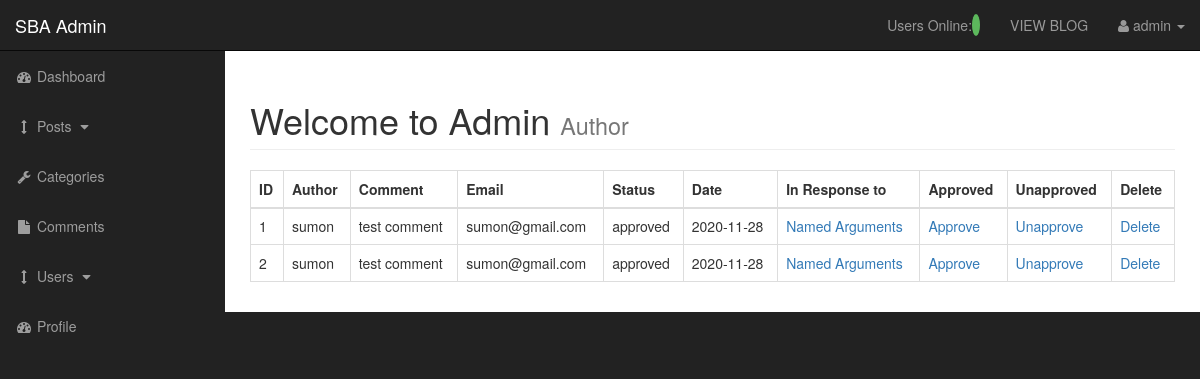
The app's page /admin/post_comment.php?id=2 (signed in), older data.
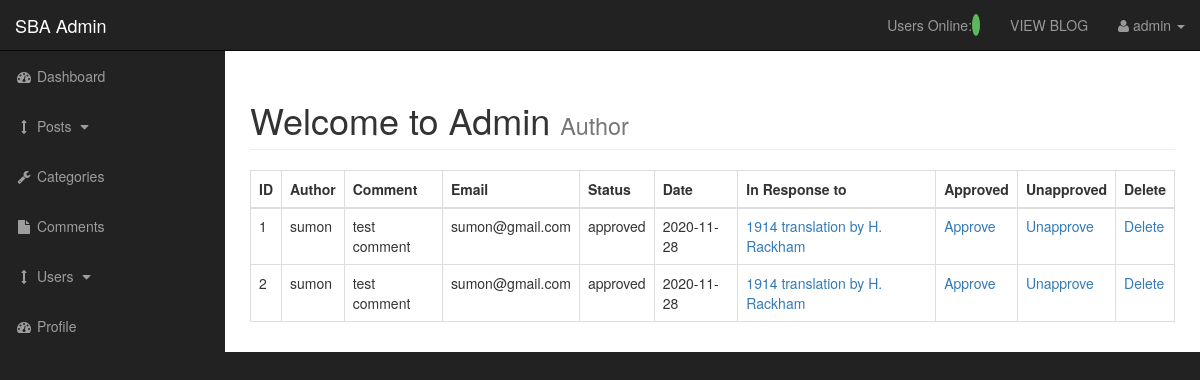
The same page, newer data.
### tables this page shows
CREATE TABLE `comments` (
  `comment_id` int(10) NOT NULL,
  `comment_post_id` int(10) NOT NULL,
  `comment_author` varchar(255) NOT NULL,
  `comment_email` varchar(255) NOT NULL,
  `comment_content` text NOT NULL,
  `comment_date` date NOT NULL,
  `comment_status` varchar(255) NOT NULL
);

CREATE TABLE `posts` (
  `post_id` int(10) NOT NULL,
  `post_category_id` int(10) NOT NULL,
  `post_title` varchar(255) NOT NULL,
  `post_author` varchar(255) NOT NULL,
  `post_date` date NOT NULL,
  `post_image` text NOT NULL,
  `post_content` text NOT NULL,
  `post_tags` varchar(255) NOT NULL,
  `post_view_count` int(10) DEFAULT NULL,
  `post_comment_count` int(10) DEFAULT NULL,
  `post_status` varchar(255) NOT NULL DEFAULT 'draft'
);

### admin/post_comment.php (the view, shortened to what the changed rows need)
<?php include "includes/header.php"; ?>
<div id="wrapper">
    <?php include "includes/navigation.php"; ?>
    <div id="page-wrapper">
        <div class="container-fluid">
            <div class="row">
                <div class="col-lg-12">
                    <h1 class="page-header">
                        Welcome to Admin
                        <small>Author</small>
                    </h1>
                    <table class="table table-bordered table-hover">
                        <thead>
                        <tr>
                            <th>ID</th>
                            <th>Author</th>
                            <th>Comment</th>
                            <th>Email</th>
                            <th>Status</th>
                            <th>Date</th>
                            <th>In Response to</th>
                            <th>Approved</th>
                            <th>Unapproved</th>
                            <th>Delete</th>
                        </tr>
                        </thead>
                        <tbody>
                        <tr>
                            <?php
                            $query = "SELECT * FROM  comments WHERE comment_post_id = " . mysqli_real_escape_string($connection, $_GET['id']) . "";
                            $select_comment = mysqli_query($connection, $query);
                            while($row = mysqli_fetch_assoc($select_comment)) {
                                $comment_id = $row['comment_id'];
                                $comment_post_id = $row['comment_post_id'];
                                $comment_author = $row['comment_author'];
                                $comment_email = $row['comment_email'];
                                $comment_content = $row['comment_content'];
                                $comment_status = $row['comment_status'];
                                $comment_date = $row['comment_date'];
                                echo "<tr>";
                                echo "<td>$comment_id</td>";
                                echo "<td>$comment_author</td>";
                                echo "<td>$comment_content</td>";
                                echo "<td>$comment_email</td>";
                                echo "<td>$comment_status</td>";
                                echo "<td>$comment_date</td>";
                                $query = "SELECT * FROM posts WHERE post_id = {$comment_post_id} ";
                                $select_guery = mysqli_query($connection, $query);
                                while ($row = mysqli_fetch_assoc($select_guery)) {
                                    $post_id = $row['post_id'];
                                    $post_title =$row['post_title'];
                                }
                                echo "<td> <a href='../post?p_id=$post_id'> $post_title</a></td>";
                                echo "<td><a href='comment?approve={$comment_id}'>Approve</a></td>";
                                echo "<td><a href='comment?unapprove={$comment_id}'>Unapprove</a></td>";
                                echo "<td><a href='post_comment?delete=$comment_id'>Delete</a></td>";
                                echo "</tr>";
                            }
                            ?>
                        </tr>
                        </tbody>
                    </table>
                </div>
            </div>
        </div>
    </div>
    <?php include "includes/footer.php"; ?>

### admin/includes/navigation.php (shortened to what the changed rows need)
<nav class="navbar navbar-inverse navbar-fixed-top" role="navigation">
    <div class="navbar-header">
        <a class="navbar-brand" href="<?= ADMIN_URL;?>">SBA Admin</a>
    </div>
</nav>

Row changes from the older to the newer data that the page shows:
changed through a linked row, comments id 1: posts.post_title "Named Arguments" → "1914 translation by H. Rackham"
changed through a linked row, comments id 2: posts.post_title "Named Arguments" → "1914 translation by H. Rackham"
